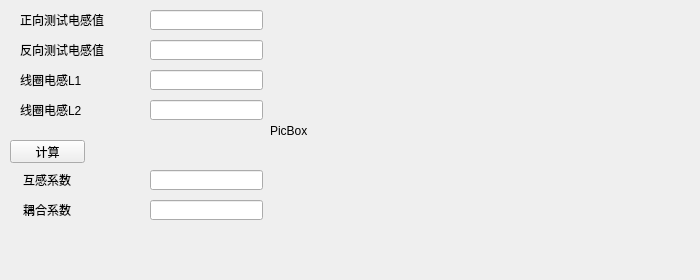
<?xml version="1.0" encoding="UTF-8"?>
<ui version="4.0">
 <class>Coefficient</class>
 <widget class="QWidget" name="Coefficient">
  <property name="geometry">
   <rect>
    <x>0</x>
    <y>0</y>
    <width>700</width>
    <height>280</height>
   </rect>
  </property>
  <property name="minimumSize">
   <size>
    <width>700</width>
    <height>280</height>
   </size>
  </property>
  <property name="windowTitle">
   <string>互感系数与耦合系数计算器</string>
  </property>
  <widget class="QLineEdit" name="lineEdit_1">
   <property name="geometry">
    <rect>
     <x>150</x>
     <y>10</y>
     <width>113</width>
     <height>20</height>
    </rect>
   </property>
  </widget>
  <widget class="QPushButton" name="pushButton_1">
   <property name="geometry">
    <rect>
     <x>10</x>
     <y>140</y>
     <width>75</width>
     <height>23</height>
    </rect>
   </property>
   <property name="text">
    <string>计算</string>
   </property>
  </widget>
  <widget class="QLineEdit" name="lineEdit_2">
   <property name="geometry">
    <rect>
     <x>150</x>
     <y>40</y>
     <width>113</width>
     <height>20</height>
    </rect>
   </property>
  </widget>
  <widget class="QLineEdit" name="lineEdit_3">
   <property name="geometry">
    <rect>
     <x>150</x>
     <y>70</y>
     <width>113</width>
     <height>20</height>
    </rect>
   </property>
  </widget>
  <widget class="QLineEdit" name="lineEdit_4">
   <property name="geometry">
    <rect>
     <x>150</x>
     <y>100</y>
     <width>113</width>
     <height>20</height>
    </rect>
   </property>
  </widget>
  <widget class="QLineEdit" name="lineEdit_5">
   <property name="geometry">
    <rect>
     <x>150</x>
     <y>170</y>
     <width>113</width>
     <height>20</height>
    </rect>
   </property>
  </widget>
  <widget class="QLineEdit" name="lineEdit_6">
   <property name="geometry">
    <rect>
     <x>150</x>
     <y>200</y>
     <width>113</width>
     <height>20</height>
    </rect>
   </property>
  </widget>
  <widget class="QLabel" name="pic_label_1">
   <property name="geometry">
    <rect>
     <x>270</x>
     <y>10</y>
     <width>421</width>
     <height>241</height>
    </rect>
   </property>
   <property name="text">
    <string>PicBox</string>
   </property>
  </widget>
  <widget class="QLabel" name="label_1">
   <property name="geometry">
    <rect>
     <x>20</x>
     <y>10</y>
     <width>121</width>
     <height>20</height>
    </rect>
   </property>
   <property name="text">
    <string>正向测试电感值</string>
   </property>
  </widget>
  <widget class="QLabel" name="label_2">
   <property name="geometry">
    <rect>
     <x>20</x>
     <y>40</y>
     <width>101</width>
     <height>20</height>
    </rect>
   </property>
   <property name="text">
    <string>反向测试电感值</string>
   </property>
  </widget>
  <widget class="QLabel" name="label_3">
   <property name="geometry">
    <rect>
     <x>20</x>
     <y>70</y>
     <width>111</width>
     <height>20</height>
    </rect>
   </property>
   <property name="text">
    <string>线圈电感L1</string>
   </property>
  </widget>
  <widget class="QLabel" name="label_4">
   <property name="geometry">
    <rect>
     <x>20</x>
     <y>100</y>
     <width>71</width>
     <height>20</height>
    </rect>
   </property>
   <property name="text">
    <string>线圈电感L2</string>
   </property>
  </widget>
  <widget class="QLabel" name="label_5">
   <property name="geometry">
    <rect>
     <x>23</x>
     <y>170</y>
     <width>121</width>
     <height>20</height>
    </rect>
   </property>
   <property name="text">
    <string>互感系数</string>
   </property>
  </widget>
  <widget class="QLabel" name="label_6">
   <property name="geometry">
    <rect>
     <x>23</x>
     <y>200</y>
     <width>101</width>
     <height>20</height>
    </rect>
   </property>
   <property name="text">
    <string>耦合系数</string>
   </property>
  </widget>
 </widget>
 <resources/>
 <connections/>
</ui>
